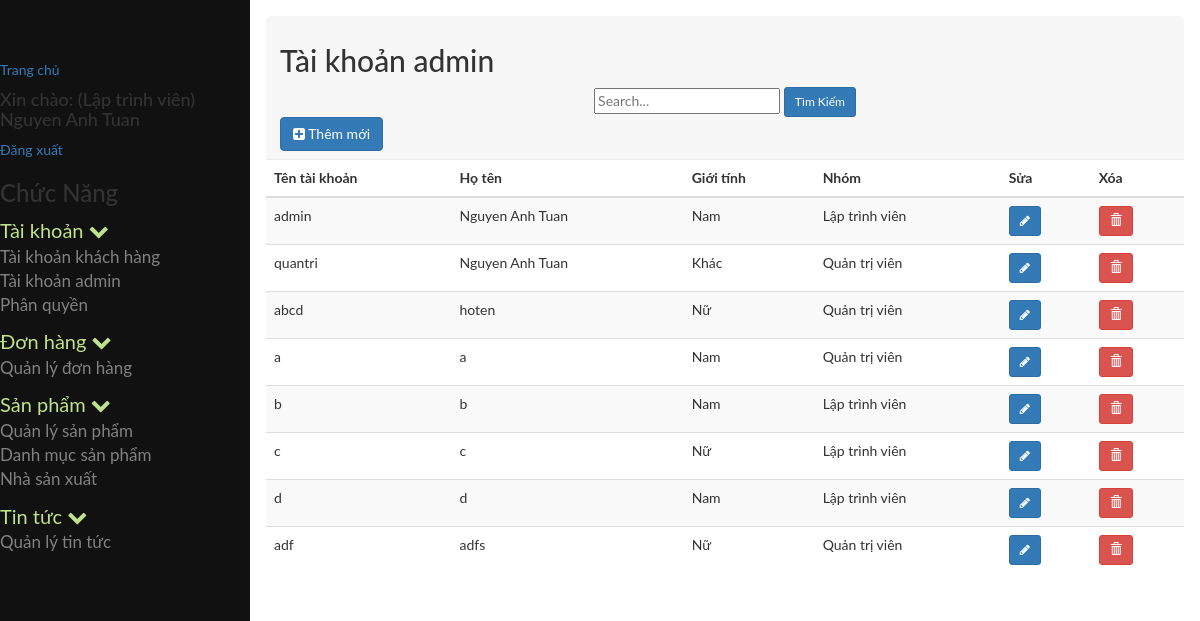
The app's page /admin/index.php?module=taikhoanadmin (signed in), older data.
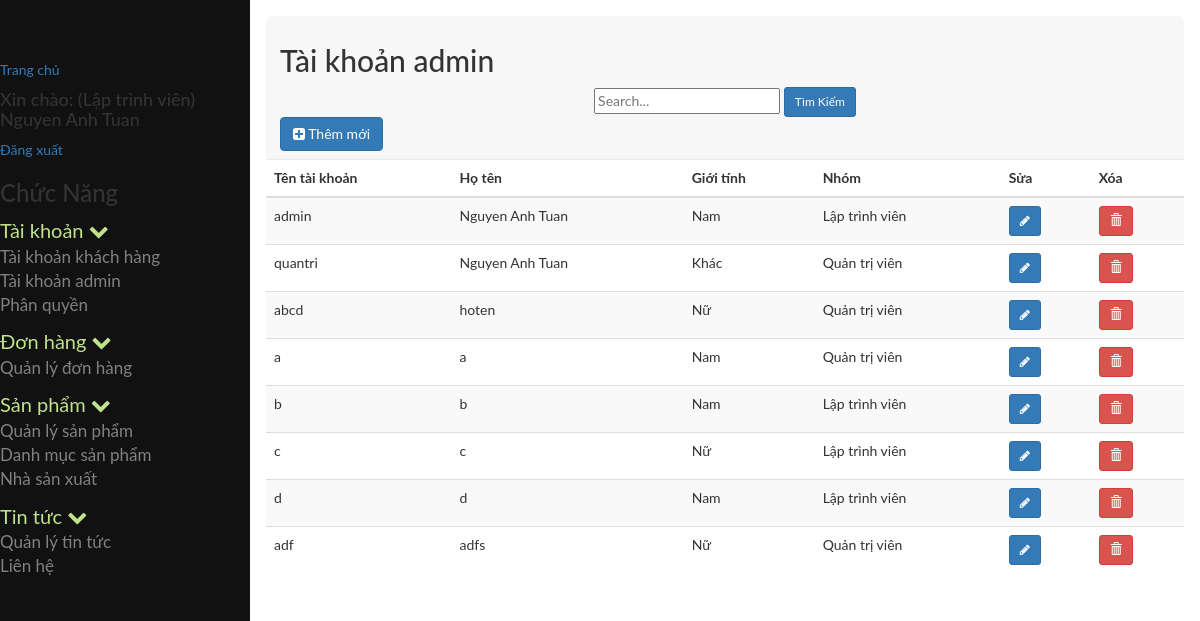
The same page, newer data.
### tables this page shows
CREATE TABLE `tb_phanquyen` (
  `id` int(11) NOT NULL,
  `id_nhom` int(11) NOT NULL,
  `id_chucnang` int(11) NOT NULL
);

CREATE TABLE `tb_chucnang` (
  `id` int(11) NOT NULL,
  `ten` varchar(255) NOT NULL,
  `trangthai` tinyint(4) NOT NULL,
  `url` varchar(255) NOT NULL,
  `f_order` int(11) NOT NULL,
  `id_parent` int(11) NOT NULL,
  `nhanurl` varchar(255) NOT NULL,
  `hienthi` tinyint(4) NOT NULL,
  `bieutuong` varchar(255) NOT NULL
);

CREATE TABLE `tb_nhomnguoidung` (
  `id` int(11) NOT NULL,
  `tennhom` varchar(250) NOT NULL
);

### admin/cores/loader.php (called while the page is built, shortened)
<?php
class loader
{
	public function view($name='',$data=array())
	{
		extract($data);
		include BASEPATH.'views/'.$name.'.php' ;
	}
}
?>

### admin/models/admin/phanquyenchucnang.php (called while the page is built, shortened)
<?php
include_once 'JATOVI_Model.php';
class phanquyenchucnang extends JATOVI_Model
{
	private $_table = "tb_phanquyen";
	private $_table2 = "tb_chucnang";
	public function getrole($id_nhom)
	{
		$sql = "SELECT * FROM {$this->_table}  INNER JOIN {$this->_table2} WHERE id_nhom = {$id_nhom} AND {$this->_table}.id_chucnang = {$this->_table2}.id ";
		$query = $this->connection->prepare($sql);
		$query->execute();
		$result = $query->fetchAll();
		return $result;
	}
}
$phanquyenchucnang = new phanquyenchucnang();
?>

### admin/models/admin/JATOVI_Model.php (called while the page is built, shortened)
<?php
class JATOVI_Model
{
	private $host = 'localhost';
	private $dbname = 'project_jatovi';
	private $dbuser = 'root';
	private $dbpass = '';
	function __construct()
	{
		try {
			$this->connection  = new PDO("mysql:host={$this->host};dbname={$this->dbname};charset=utf8",$this->dbuser,$this->dbpass);
		} catch (PDOException $e) {
			echo "(DB connection error) Lỗi kết nối cơ sở dữ liệu: ".$e->getMessage();
		}
	}
}
?>

### admin/models/admin/taikhoanadmin_model.php (called while the page is built, shortened)
<?php
include_once 'JATOVI_Model.php';
class taikhoanadmin_model extends JATOVI_Model
{
	private $_table = 'tb_admin';
	private $_table2 = 'tb_nhomnguoidung';
	public function select_all_admin($search, $limit, $batdau)
	{
		$sql = "SELECT ad.*, ad.id as idadmin,gr.id as idnhom, gr.tennhom FROM {$this->_table} ad INNER JOIN {$this->_table2} gr WHERE ad.id_nhom = gr.id and ten_taikhoan like '%$search%' ORDER BY ad.id limit $batdau, $limit";
		$query = $this->connection->prepare($sql);
		$query->execute();
		$result = $query->fetchAll();
		return $result;
	}
}
$taikhoanadmin_model = new taikhoanadmin_model();
?>

### admin/views/admin/taikhoan/taikhoanadmin.php (the view, shortened to what this page needs)
<div class="row">
	<div class="col-md-12">
		<div class="popover-title">
			<h2>Tài khoản admin</h2>
            <div align="center" id="timkiem">
            	<form method="post" action="<?=base_url."index.php?module=taikhoanadmin&action=index"?>">
                	<input type="text" name="timkiem"  placeholder="Search..."   value="" />
                 	<input type="submit" value="Tìm Kiếm"    class="btn btn-primary btn-sm" >
            	</form>
            </div>
			<a class="btn btn-primary" data-toggle="modal" href="#insertdiv"><i class="fa fa-plus-square"></i> Thêm mới</a>
		</div>
	</div>
</div>
<div class="row">
	<div class="col-md-12">
		<div class="">
			<table class="table table-striped">
				<thead>
					<tr>
						<th>Tên tài khoản</th>
						<th>Họ tên</th>
						<th>Giới tính</th>
						<th>Nhóm</th>
						<th>Sửa</th>
						<th>Xóa</th>
					</tr>
				</thead>
				<tbody>
                        <?php if ($tkadmin==NULL){ ?>
                        <tr>
							<td colspan="15">Không Có Tài Khoản Nào</td>
						</tr>
					<?php }else { ?>
					<?php foreach ($tkadmin as $value): ?>
						<tr>
							<td><?=$value['ten_taikhoan']?></td>
							<td><?=$value['hoten']?></td>
							<td><?php if($value['gioitinh']==1){echo "Nam";}else if($value['gioitinh']==0){echo "Nữ";}else{echo "Khác";};?></td>
							<td><?=$value['tennhom']?></td>
							<td>
								<a href="#edit<?=$value['idadmin'];?>" class="btn btn-primary btn-sm" data-toggle="modal">
									<i class="fa fa-pencil" aria-hidden="true"></i>
								</a>
							</td>
							<td>
								<a class="btn btn-danger btn-sm" data-toggle="modal" href="#del<?=$value['idadmin'];?>">
									<i class="glyphicon glyphicon-trash " aria-hidden="true"></i>
								</a>
							</td>
						</tr>
					<?php endforeach;?>
                    <?php }?>
				</tbody>
			</table>
	</div>
</div>

### admin/views/admin/partial/sidebar.php (shortened to what this page needs)
<?php
	include_once BASEPATH.'models/admin/phanquyenchucnang.php';
	$chucnang = $phanquyenchucnang->getrole($_SESSION['userGroup']);
	$menu = array();
	foreach ($chucnang as $p) {
		if ($p['id_parent']==0) {
			$child=array();
			foreach ($chucnang as $p2) {
				if ($p2['id_parent']==$p['id']) {
					$child[]=$p2;
				}
			}
			$menu[]=array(
				'parent'=>$p,
				'child'=>$child
			);
		}
	}
?>
<nav class="sidenav" id="mySidenav">
	<a href="<?=base_url?>index.php">Trang chủ</a>
	<h4>Xin chào: <?='('.$_SESSION['userChucdanh'].')'?> <?=$_SESSION['userName']?></h4>
	<a href="<?=base_url?>index.php?module=page&action=page_logout">Đăng xuất</a>
	<h3>Chức Năng</h3>
	<?php foreach($menu as $value): ?>
		<ul>
			<li>
				<a class="parent_text">
					<?php echo $value['parent']['ten']; ?>
					<span class="fa fa-chevron-down"></span>
				</a>
				<ul>
					<?php foreach($value['child'] as $child): ?>
						<li class="<?=$child['hienthi']==0?"hidden":""?>">
							<a href="<?=base_url.'index.php?module='.$child['url']?>">
								<?=$child['ten']?>
							</a>
						</li>
					<?php endforeach; ?>
				</ul>
			</li>
		</ul>
	<?php endforeach; ?>
</nav>

Row changes from the older to the newer data that the page shows:
added tb_phanquyen: id_chucnang.ten "Liên hệ", shown under "Tin tức"
